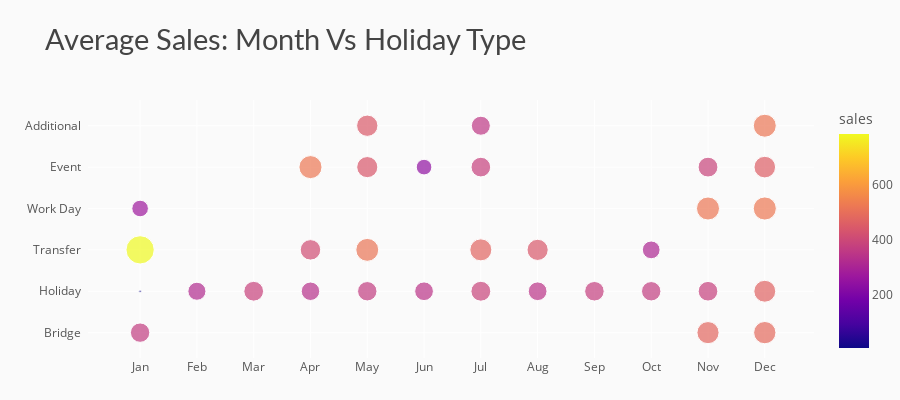

Here is the notebook cell this chart was saved with:
### Code cell
# data
df_m_ht = data.groupby(['month','holiday_type']).agg({"sales" : "mean"}).reset_index()
df_m_ht['sales'] = round(df_m_ht['sales'], 2)

# chart
fig = px.scatter(df_m_ht, x='month', color='sales', y='holiday_type', size='sales',
                 color_discrete_sequence=px.colors.qualitative.D3,
                 title="Average Sales: Month Vs Holiday Type")
# styling
fig.update_yaxes(ticksuffix='  ')
fig.update_xaxes(tickmode = 'array', tickvals=[i for i in range(1,13)], 
                 ticktext=['Jan','Feb','Mar','Apr','May','Jun','Jul','Aug','Sep','Oct','Nov','Dec'])
fig.update_layout(height=400, xaxis_title='', yaxis_title='',
                  margin=dict(b=0),
                  plot_bgcolor='#fafafa', paper_bgcolor='#fafafa',
                  title_font=dict(size=29, color='#444', family="Lato, sans-serif"),
                  font=dict(color='#555'), 
                  hoverlabel=dict(bgcolor="#f2f2f2", font_size=13, font_family="Lato, sans-serif"))
fig.show()

### Figure 1 — Plotly figure (JSON) as saved in the notebook; plotly's stock layout.template omitted (floating-point values rounded to 4 significant figures)
{"data": [{"hovertemplate": "month=%{x}<br>holiday_type=%{y}<br>sales=%{marker.color}<extra></extra>", "legendgroup": "", "marker": {"color": [369.1, 5.88, 786.9, 271.3, 320.5, 383.9, 523.3, 336.4, 413.6, 447.1, 439.8, 370.4, 515.5, 240.7, 344.5, 356.0, 381.2, 388.7, 475.8, 345.4, 441.1, 375.2, 369.9, 310.1, 481.7, 388.0, 380.4, 521.8, 518.4, 489.4, 458.7, 471.6, 525], "coloraxis": "coloraxis", "size": [369.1, 5.88, 786.9, 271.3, 320.5, 383.9, 523.3, 336.4, 413.6, 447.1, 439.8, 370.4, 515.5, 240.7, 344.5, 356.0, 381.2, 388.7, 475.8, 345.4, 441.1, 375.2, 369.9, 310.1, 481.7, 388.0, 380.4, 521.8, 518.4, 489.4, 458.7, 471.6, 525], "sizemode": "area", "sizeref": 1.967, "symbol": "circle"}, "mode": "markers", "name": "", "orientation": "h", "showlegend": false, "type": "scatter", "x": [1, 1, 1, 1, 2, 3, 4, 4, 4, 5, 5, 5, 5, 6, 6, 7, 7, 7, 7, 8, 8, 9, 10, 10, 11, 11, 11, 11, 12, 12, 12, 12, 12], "xaxis": "x", "y": ["Bridge", "Holiday", "Transfer", "Work Day", "Holiday", "Holiday", "Event", "Holiday", "Transfer", "Additional", "Event", "Holiday", "Transfer", "Event", "Holiday", "Additional", "Event", "Holiday", "Transfer", "Holiday", "Transfer", "Holiday", "Holiday", "Transfer", "Bridge", "Event", "Holiday", "Work Day", "Additional", "Bridge", "Event", "Holiday", "Work Day"], "yaxis": "y"}], "layout": {"coloraxis": {"colorbar": {"title": {"text": "sales"}}, "colorscale": [[0, "#0d0887"], [0.1111, "#46039f"], [0.2222, "#7201a8"], [0.3333, "#9c179e"], [0.4444, "#bd3786"], [0.5556, "#d8576b"], [0.6667, "#ed7953"], [0.7778, "#fb9f3a"], [0.8889, "#fdca26"], [1, "#f0f921"]]}, "font": {"color": "#555"}, "height": 400, "hoverlabel": {"bgcolor": "#f2f2f2", "font": {"family": "Lato, sans-serif", "size": 13}}, "legend": {"itemsizing": "constant", "tracegroupgap": 0}, "margin": {"b": 0}, "paper_bgcolor": "#fafafa", "plot_bgcolor": "#fafafa", "title": {"font": {"color": "#444", "family": "Lato, sans-serif", "size": 29}, "text": "Average Sales: Month Vs Holiday Type"}, "xaxis": {"anchor": "y", "domain": [0, 1], "tickmode": "array", "ticktext": ["Jan", "Feb", "Mar", "Apr", "May", "Jun", "Jul", "Aug", "Sep", "Oct", "Nov", "Dec"], "tickvals": [1, 2, 3, 4, 5, 6, 7, 8, 9, 10, 11, 12], "title": {"text": ""}}, "yaxis": {"anchor": "x", "domain": [0, 1], "ticksuffix": "  ", "title": {"text": ""}}}}
